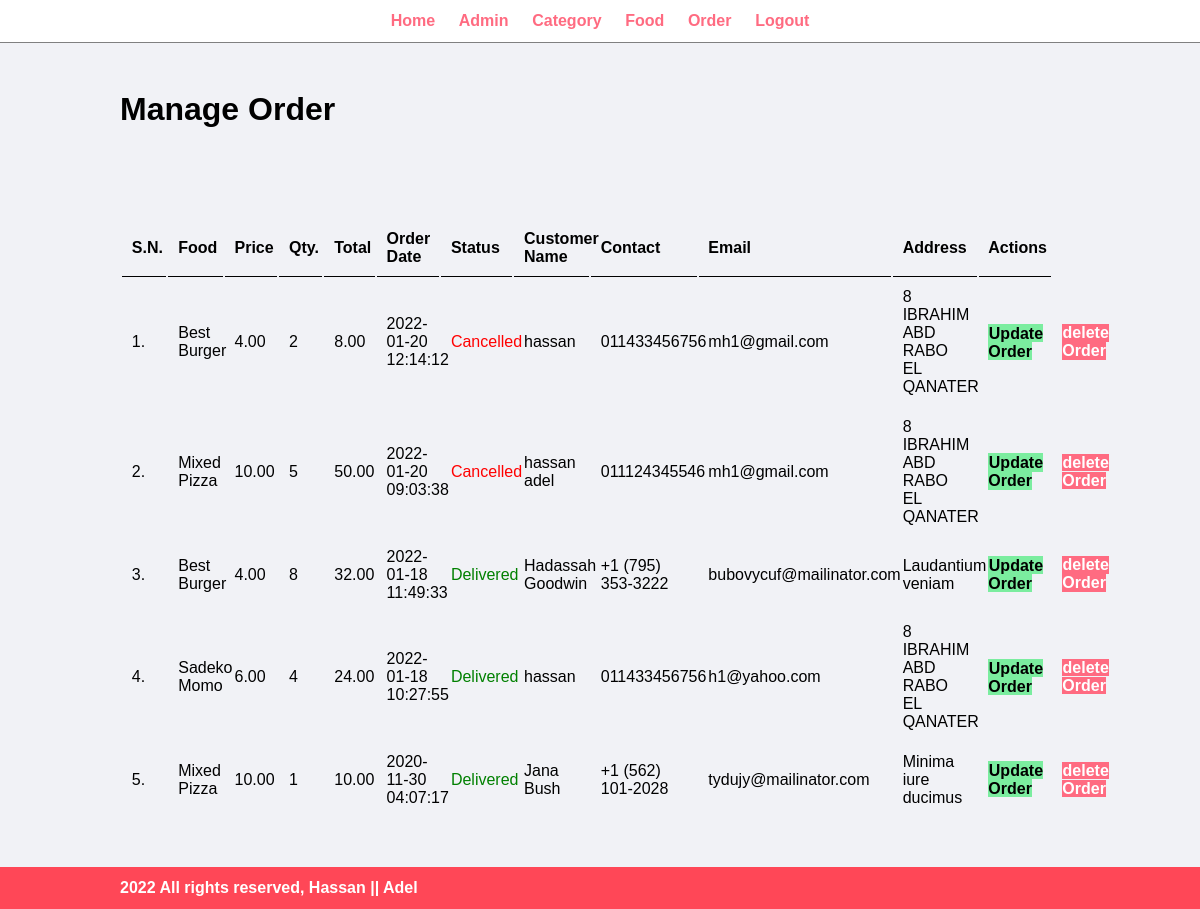
/admin/manage-order.php (signed in), run on the app's committed database.
### tables this page shows
CREATE TABLE `tbl_order` (
  `id` int(10) UNSIGNED NOT NULL,
  `food` varchar(150) NOT NULL,
  `price` decimal(10,2) NOT NULL,
  `qty` int(11) NOT NULL,
  `total` decimal(10,2) NOT NULL,
  `order_date` datetime NOT NULL,
  `status` varchar(50) NOT NULL,
  `customer_name` varchar(150) NOT NULL,
  `customer_contact` varchar(20) NOT NULL,
  `customer_email` varchar(150) NOT NULL,
  `customer_address` varchar(255) NOT NULL
);

### admin/manage-order.php (the view, shortened to what this page needs)
<?php include('partials/menu.php'); ?>
<div class="main-content">
    <div class="wrapper">
        <h1>Manage Order</h1>
                <br /><br /><br />
                <br><br>
                <table class="tbl-full">
                    <tr>
                        <th>S.N.&nbsp;&nbsp;&nbsp;</th>
                        <th>Food&nbsp;&nbsp;&nbsp;</th>
                        <th>Price&nbsp;&nbsp;&nbsp;</th>
                        <th>Qty.&nbsp;&nbsp;&nbsp;</th>
                        <th>Total&nbsp;&nbsp;&nbsp;</th>
                        <th>Order Date&nbsp;&nbsp;&nbsp;</th>
                        <th>Status&nbsp;&nbsp;&nbsp;</th>
                        <th>Customer Name&nbsp;&nbsp;&nbsp;</th>
                        <th>Contact&nbsp;&nbsp;&nbsp;</th>
                        <th>Email&nbsp;&nbsp;&nbsp;</th>
                        <th>Address&nbsp;&nbsp;&nbsp;</th>
                        <th>Actions&nbsp;&nbsp;&nbsp;</th>
                    </tr>
                    <?php
                        $sql = "SELECT * FROM tbl_order ORDER BY id DESC";
                        $res = mysqli_query($conn, $sql);
                        $count = mysqli_num_rows($res);
                        $sn = 1;
                        if($count>0)
                        {
                            while($row=mysqli_fetch_assoc($res))
                            {
                                $id = $row['id'];
                                $food = $row['food'];
                                $price = $row['price'];
                                $qty = $row['qty'];
                                $total = $row['total'];
                                $order_date = $row['order_date'];
                                $status = $row['status'];
                                $customer_name = $row['customer_name'];
                                $customer_contact = $row['customer_contact'];
                                $customer_email = $row['customer_email'];
                                $customer_address = $row['customer_address'];
                                ?>
                                    <tr>
                                        <td><?php echo $sn++; ?>. </td>
                                        <td><?php echo $food; ?></td>
                                        <td><?php echo $price; ?></td>
                                        <td><?php echo $qty; ?></td>
                                        <td><?php echo $total; ?></td>
                                        <td><?php echo $order_date; ?></td>
                                        <td>
                                            <?php
                                                if($status=="Ordered")
                                                {
                                                    echo "<label>$status</label>";
                                                }
                                                elseif($status=="On Delivery")
                                                {
                                                    echo "<label style='color: orange;'>$status</label>";
                                                }
                                                elseif($status=="Delivered")
                                                {
                                                    echo "<label style='color: green;'>$status</label>";
                                                }
                                                elseif($status=="Cancelled")
                                                {
                                                    echo "<label style='color: red;'>$status</label>";
                                                }
                                            ?>
                                        </td>
                                        <td><?php echo $customer_name; ?></td>
                                        <td><?php echo $customer_contact; ?></td>
                                        <td><?php echo $customer_email; ?></td>
                                        <td><?php echo $customer_address; ?></td>
                                        <td>
                                            <a href="<?php echo SITEURL; ?>admin/update-order.php?id=<?php echo $id; ?>" class="btn-secondary">Update Order </a>
                                        </td>
                                        <td>
                                        <a href="<?php echo SITEURL; ?>admin/delete-order.php?id=<?php echo $id; ?>" class="btn-danger">delete Order</a>
                                        </td>
                                    </tr>
                                <?php
                            }
                        }
                        else
                        {
                            echo "<tr><td colspan='12' class='error'>Orders not Available</td></tr>";
                        }
                    ?>
                </table>
    </div>
</div>
<?php include('partials/footer.php'); ?>

### css/admin.css (style rules this page uses)
* { margin: 0; padding: 0; font-family: Arial, Helvetica, sans-serif; }
.wrapper { padding: 1%; width: 80%; margin: 0 auto; }
.tbl-full { width: 100%; }
table tr th { border-bottom: 1px solid black; padding: 1%; text-align: left; }
table tr td { padding: 1%; }
.btn-secondary { background-color: #7bed9f; padding: 1%; color: black; text-decoration: none; font-weight: bold; }
.btn-danger { background-color: #ff6b81; padding: 1%; color: white; text-decoration: none; font-weight: bold; }
.main-content { background-color: #f1f2f6; padding: 3% 0; }

### data on the page
tbl_order: food "Best Burger", price "4.00", qty "2", total "8.00", order_date "2022-01-20 12:14:12", status "Cancelled", customer_name "hassan", customer_contact "011433456756", customer_email "mh1@gmail.com", customer_address "8 IBRAHIM ABD RABO EL QANATER"
tbl_order: food "Mixed Pizza", price "10.00", qty "5", total "50.00", order_date "2022-01-20 09:03:38", status "Cancelled", customer_name "hassan adel", customer_contact "011124345546", customer_email "mh1@gmail.com", customer_address "8 IBRAHIM ABD RABO EL QANATER"
tbl_order: food "Best Burger", price "4.00", qty "8", total "32.00", order_date "2022-01-18 11:49:33", status "Delivered", customer_name "Hadassah Goodwin", customer_contact "+1 (795) 353-3222", customer_email "bubovycuf@mailinator.com", customer_address "Laudantium veniam"
tbl_order: food "Sadeko Momo", price "6.00", qty "4", total "24.00", order_date "2022-01-18 10:27:55", status "Delivered", customer_name "hassan", customer_contact "011433456756", customer_email "h1@yahoo.com", customer_address "8 IBRAHIM ABD RABO EL QANATER"
tbl_order: food "Mixed Pizza", price "10.00", qty "1", total "10.00", order_date "2020-11-30 04:07:17", status "Delivered", customer_name "Jana Bush", customer_contact "+1 (562) 101-2028", customer_email "tydujy@mailinator.com", customer_address "Minima iure ducimus"
